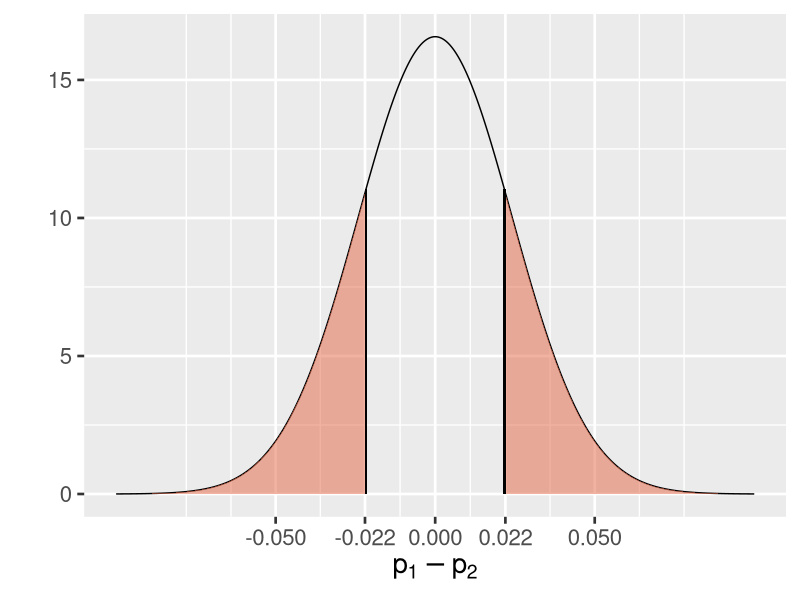

This figure's R source:
## ---- chunk 1
knitr::opts_chunk$set(echo = FALSE, fig.align = "center")
library(tidyverse)
options(scipen=0)
theme_set(theme_gray(base_size = 20))

set.seed(84735)


## ---- chunk 2
p1 <- 0.83
p2 <- 0.8083
n1 <- 450
n2 <- 600

p_pooled <- (p1*n1+p2*n2)/(n1+n2)

p_pooled
## ---- chunk 3
sqrt((p_pooled*(1-p_pooled)/n1) + (p_pooled*(1-p_pooled)/n2))
## ---- chunk 4
p1 - p2
## ---- chunk 5
se <- sqrt((p_pooled*(1-p_pooled)/n1) + (p_pooled*(1-p_pooled)/n2))

diff <- seq(-0.1, 0.1, by = 0.0001)

y <- dnorm(diff, mean = 0, sd = se)

data <- tibble(diff = diff, y = y)

qplot(diff, y, data = data, 
            geom = "line") +
        ylab("") +
        geom_ribbon(data = subset(data,  diff < -0.0217),
                    aes(ymax = y), 
                    ymin = 0,
                    fill = "#e56646", 
                    colour = NA, 
                    alpha = 0.5) +
      
        geom_ribbon(data = subset(data,  diff > 0.0217),
                    aes(ymax = y), 
                    ymin = 0,
                    fill = "#e56646", 
                    colour = NA, 
                    alpha = 0.5) +
  geom_segment(x = -0.0217, 
                 xend = -0.0217, 
                 y = 0, 
                 yend = dnorm(-0.0217, mean = 0, sd = se)) + 
    geom_segment(x = 0.0217, 
                 xend = 0.0217, 
                 y = 0, 
                 yend = dnorm(0.0217, mean = 0, sd = se)) +
  scale_x_continuous(breaks = c(-0.05, -0.022, 0, 0.022, 0.05)) +
  labs(x = expression(p[1]-p[2]))

## ---- chunk 6

se <- sqrt((p_pooled*(1-p_pooled)/n1) + (p_pooled*(1-p_pooled)/n2))

pnorm(0.0217, mean = 0, sd = se, lower.tail = FALSE) #P(p1-p2>0.0217)
## ---- chunk 7
pnorm(-0.0217, mean = 0, sd = se) #P(p1-p2<-0.0217)
## ---- chunk 8
pnorm(-0.0217, mean = 0, sd = se)*2 #p-value

